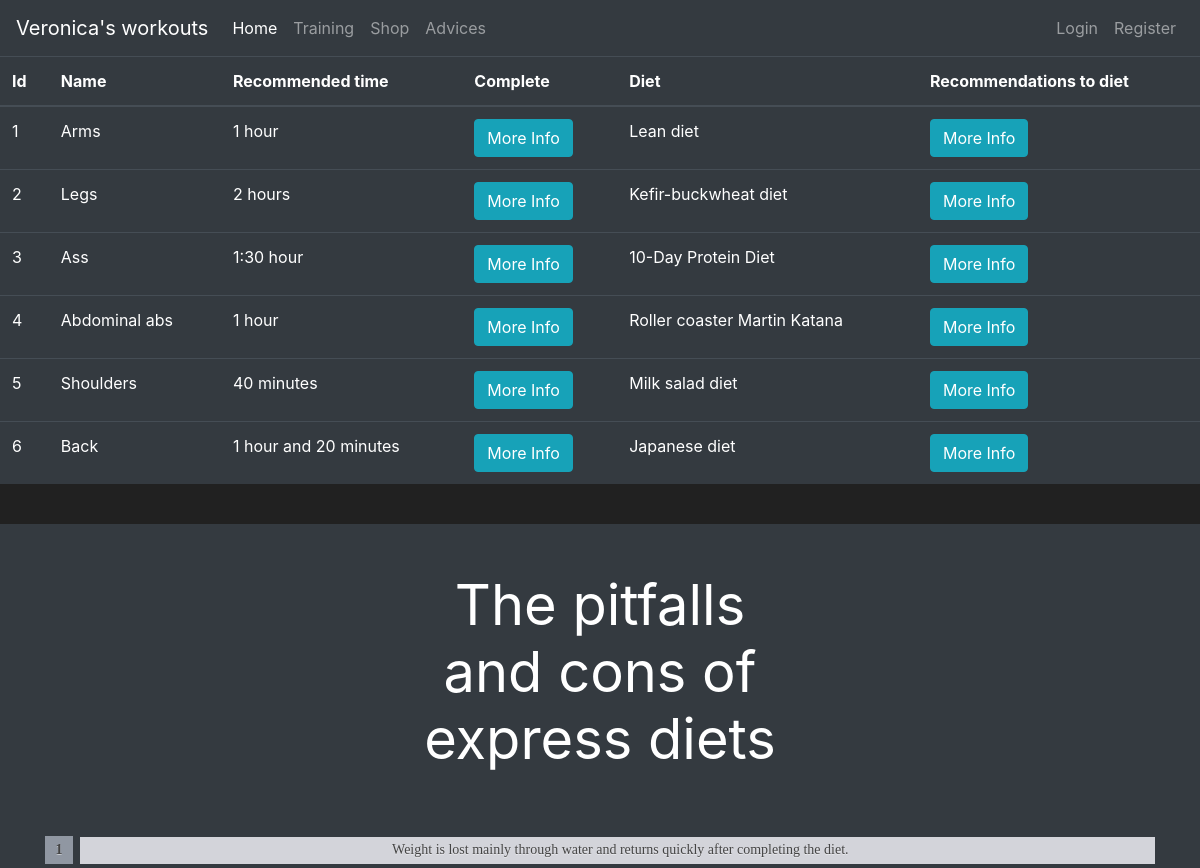
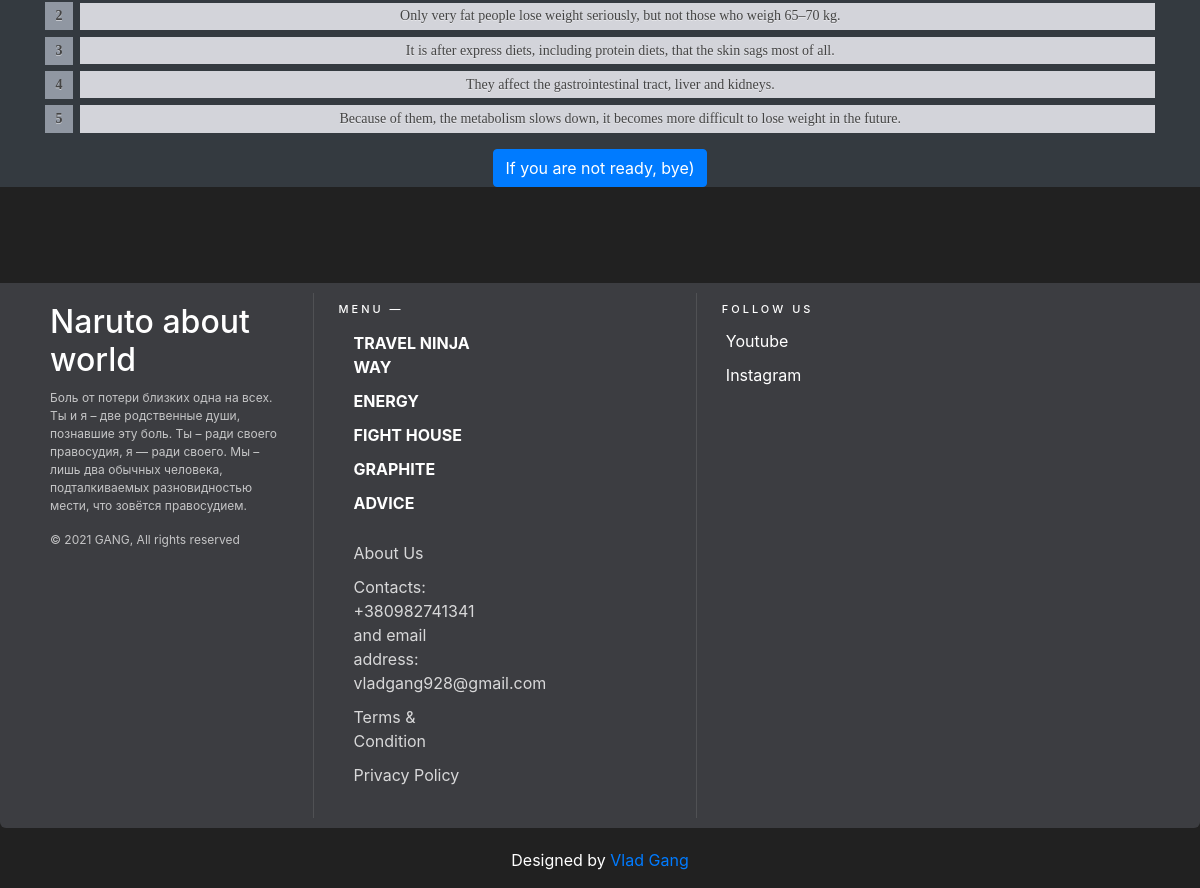
The app's page /training with its own data (2 pictures, top to bottom).
### main/models.py (models this page shows, shortened)
class Item(db.Model):
    id = db.Column(db.Integer(), primary_key=True)
    name = db.Column(db.String(length=300), nullable=False, unique=True)
    time = db.Column(db.String(length=100), nullable=False)
    di = db.Column(db.String(length=5000), nullable=False)
    diet = db.Column(db.String(length=5000), nullable=False)
    description = db.Column(db.String(length=20000), nullable=False)

### main/routes.py (the view)
@app.route('/training')
def train():
    trains = Item.query.all()
    return render_template('Train.html', trains=trains)

### main/templates/Train.html (shortened to what this page needs)
{% extends 'Base.html' %}
{% block content %}
    <table class="table table-hover table-dark">
        <thead>
            <tr>
                <th scope="col">Id</th>
                <th scope="col">Name</th>
                <th scope="col">Recommended time</th>
                <th scope="col">Complete</th>
                <th scope="col">Diet</th>
                <th scope="col">Recommendations to diet</th>
            </tr>
        </thead>
        <tbody>
            {% for train in trains %}
                <tr>
                    <td>{{train.id}}</td>
                    <td>{{train.name}}</td>
                    <td>{{train.time}}</td>
                    <td>
                        <button class="btn btn-outline btn-info" data-toggle="modal" data-target="#Modal-MoreInfo-{{ train.id }}">More Info</button>
                    </td>
                    <td>{{train.di}}</td>
                    <td>
                        <button class="btn btn-outline btn-info" data-toggle="modal" data-target="#Modal-MoreInfoo-{{ train.id }}">More Info</button>
                    </td>
                </tr>
            {% endfor %}
        </tbody>
    </table>
<br>
<div class="position-relative overflow-hidden text-center bg-dark" style="color:white">
    <div class="col-md-5 p-lg-5 mx-auto">
        <h1 class="display-4 font-weight-normal">The pitfalls and cons of express diets</h1>
    </div>
    <div class="container">
        <ol class="rectangle">
          <li><a href="{{ url_for('advice_page') }}">Weight is lost mainly through water and returns quickly after completing the diet.</a></li>
          <li><a href="{{ url_for('advice_page') }}">Only very fat people lose weight seriously, but not those who weigh 65–70 kg.</a></li>
          <li><a href="{{ url_for('advice_page') }}">It is after express diets, including protein diets, that the skin sags most of all.</a></li>
          <li><a href="{{ url_for('advice_page') }}">They affect the gastrointestinal tract, liver and kidneys.</a></li>
          <li><a href="{{ url_for('advice_page') }}">Because of them, the metabolism slows down, it becomes more difficult to lose weight in the future.</a></li>
        </ol>
        <a class="btn btn-primary" href="https://www.mcdonalds.com/ua/uk-ua.html">If you are not ready, bye)</a>
    </div>
</div>
{% endblock %}

### main/templates/Base.html (shortened to what this page needs)
<!doctype html>
<html lang="en">
   <head>
      <link rel="stylesheet" href="https://cdn.jsdelivr.net/npm/bootstrap@4.5.3/dist/css/bootstrap.min.css">
   </head>
   <body>
    <nav class="navbar navbar-expand-sm navbar-dark bg-dark">
      <a class="navbar-brand" href="#">Veronica's workouts</a>
      <div class="collapse navbar-collapse" id="navbarNav">
        <ul class="navbar-nav mr-auto">
            <li class="nav-item active">
                <a class="nav-link" href="{{ url_for('home_page') }}">Home <span class="sr-only">(current)</span></a>
            </li>
            <li class="nav-item">
                <a class="nav-link" href="{{ url_for('train') }}">Training</a>
            </li>
            <li class="nav-colour">
                <a class="nav-link" href="{{ url_for('shop') }}">Shop</a>
            </li>
            <li class="nav-colour">
                <a class="nav-link" href="{{ url_for('advice_page') }}">Advices</a>
            </li>
        </ul>
          {% if current_user.is_authenticated %}
            <ul class="navbar-nav">
                <li class="nav-item">
                    <a class="nav-link" style="color: lawngreen; font-weight: bold">
                        <i class="fas fa-coins"></i>
                        {{ current_user.prettier_budget }}
                    </a>
                </li>
                <li class="nav-item">
                    <a class="nav-link">Welcome, {{ current_user.username }}</a>
                </li>
                <li class="nav-item">
                    <a class="nav-link" href="{{ url_for('logout_page') }}">Logout</a>
                </li>
            </ul>
          {% else %}
            <ul class="navbar-nav">
                <li class="nav-item">
                    <a class="nav-link" href="{{ url_for('login_page') }}">Login</a>
                </li>
                <li class="nav-item">
                    <a class="nav-link" href="{{ url_for('register_page') }}">Register</a>
                </li>
            </ul>
          {% endif %}
      </div>
    </nav>
      {% block content %}
      {% endblock %}
<br>
    <br>
    <br>
    <br>
<footer class="footer-bs">
  <div class="row">
  <div class="col-md-3 footer-brand animated fadeInLeft">
  <h2>Naruto about world</h2>
  <p>Боль от потери близких одна на всех. Ты и я – две родственные души, познавшие эту боль. Ты – ради своего правосудия, я — ради своего. Мы – лишь два обычных человека, подталкиваемых разновидностью мести, что зовётся правосудием.</p>
  <p>© 2021 GANG, All rights reserved</p>
  </div>
  <div class="col-md-4 footer-nav animated fadeInUp">
  <h4>Menu —</h4>
  <div class="col-md-6">
  <ul class="pages">
  <li><a href="https://jut.su/narutoo/">Travel ninja way</a></li>
  <li><a href="https://energyfitgym.org/">Energy</a></li>
  <li><a href="https://www.instagram.com/fight_house_gym/">Fight house</a></li>
  <li><a href="https://grafit.com.ua/">Graphite</a></li>
  <li><a href="{{ url_for('advice_page') }}">Advice</a></li>
  </ul>
  </div>
  <div class="col-md-6">
  <ul class="list">
  <li><a href="https://privatbank.ua/ru/know-person-get-money/region/41">About Us</a></li>
  <li><a href="#">Contacts: +380982741341 and email address: vladgang928@gmail.com</a></li>
  <li><a href="https://rt.pornhub.com/">Terms & Condition</a></li>
  <li><a href="https://rt.pornhub.com/view_video.php?viewkey=ph6088112f2bd3a">Privacy Policy</a></li>
  </ul>
  </div>
  </div>
  <div class="col-md-2 footer-social animated fadeInDown">
  <h4>Follow Us</h4>
  <ul>
  <li><a href="https://www.youtube.com/channel/UCYrgw8qFqjsVlv0Zqe_lujg">Youtube</a></li>
  <li><a href="https://www.instagram.com/_pointlesss_/">Instagram</a></li>
  </ul>
  </div>
  </div>
  </footer>
  <section style="text-align:center; margin:10px auto;"><p>Designed by <a href="https://sex-shop69.com.ua/category/strapony?gclid=CjwKCAjw1JeJBhB9EiwAV612y7F37IB90kys31Ao9bRCHNk7BeZNVeo2Q8dj_58s5X0RjdMy2C4TQRoC7kUQAvD_BwE">Vlad Gang</a></p></section>
   </body>
</html>

### main/templates/Train.html (style rules this page uses)
.rectangle { counter-reset: li; list-style: none; font: 14px "Trebuchet MS", "Lucida Sans"; padding: 0; text-shadow: 0 1px 0 rgba(255,255,255,.5); }
.rectangle a { position: relative; display: block; padding: .4em .4em .4em .8em; margin: .5em 0 .5em 2.5em; background: #D3D4DA; color: #444; text-decoration: none; transition: all .3s ease-out; }
.rectangle a:before { content: counter(li); counter-increment: li; position: absolute; left: -2.5em; top: 50%; margin-top: -1em; background: #9097A2; height: 2em; width: 2em; line-height: 2em; text-align: center; font-weight: bold; }
.rectangle a:after { position: absolute; content: ""; border: .5em solid transparent; left: -1em; top: 50%; margin-top: -.5em; transition: all .3s ease-out; }

### main/templates/Base.html (style rules this page uses)
body { background-color: #212121; color: white }
.footer-bs { background-color: #3c3d41; padding: 10px 40px; color: rgba(255,255,255,1.00); margin-bottom: 20px; border-bottom-right-radius: 6px; border-top-left-radius: 0px; border-bottom-left-radius: 6px; }
.footer-bs .footer-brand, .footer-bs .footer-nav, .footer-bs .footer-social, .footer-bs .footer-ns { padding:10px 25px; }
.footer-bs .footer-nav, .footer-bs .footer-social, .footer-bs .footer-ns { border-color: transparent; }
.footer-bs .footer-brand h2 { margin:0px 0px 10px; }
.footer-bs .footer-brand p { font-size:12px; color:rgba(255,255,255,0.70); }
.footer-bs .footer-nav ul.pages { list-style:none; padding:0px; }
.footer-bs .footer-nav ul.pages li { padding:5px 0px; }
.footer-bs .footer-nav ul.pages a { color:rgba(255,255,255,1.00); font-weight:bold; text-transform:uppercase; }
.footer-bs .footer-nav h4 { font-size: 11px; text-transform: uppercase; letter-spacing: 3px; margin-bottom:10px; }
.footer-bs .footer-nav ul.list { list-style:none; padding:0px; }
.footer-bs .footer-nav ul.list li { padding:5px 0px; }
.footer-bs .footer-nav ul.list a { color:rgba(255,255,255,0.80); }
.footer-bs .footer-social ul { list-style:none; padding:0px; }
.footer-bs .footer-social h4 { font-size: 11px; text-transform: uppercase; letter-spacing: 3px; }
.footer-bs .footer-social li { padding:5px 4px; }
.footer-bs .footer-social a { color:rgba(255,255,255,1.00); }
@media (min-width: 768px) { .footer-bs .footer-nav, .footer-bs .footer-social, .footer-bs .footer-ns { border-left:solid 1px rgba(255,255,255,0.10); } }

### records on screen
Item: id "1", name "Arms", time "1 hour", di "Lean diet"
Item: id "2", name "Legs", time "2 hours", di "Kefir-buckwheat diet"
Item: id "3", name "Ass", time "1:30 hour", di "10-Day Protein Diet"
Item: id "4", name "Abdominal abs", time "1 hour", di "Roller coaster Martin Katana"
Item: id "5", name "Shoulders", time "40 minutes", di "Milk salad diet"
Item: id "6", name "Back", time "1 hour and 20 minutes", di "Japanese diet"
